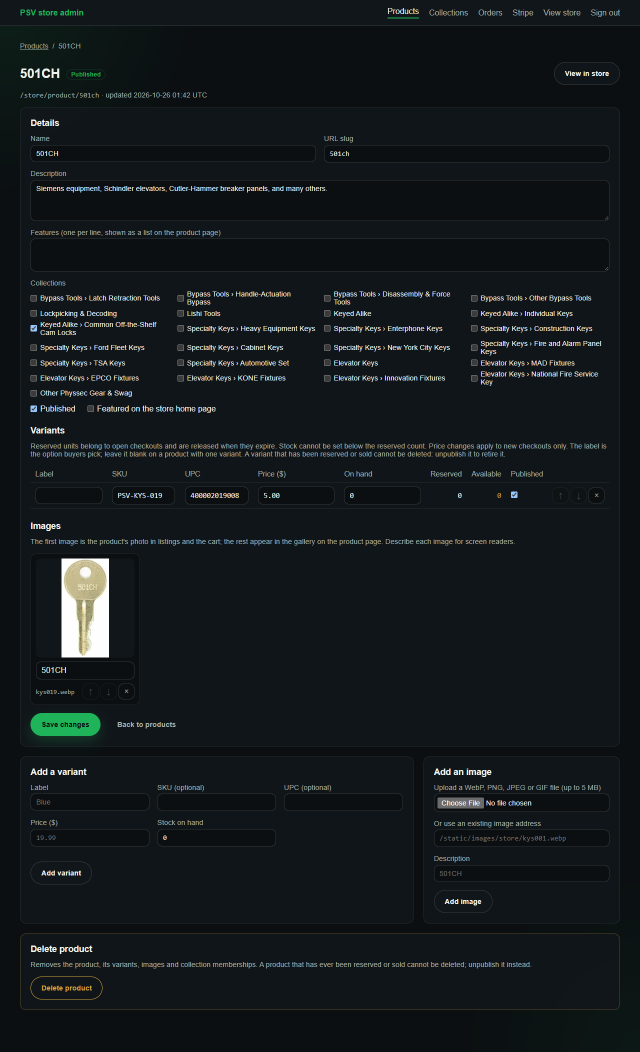
#> input picture store-admin/product.png, 1280 x 2104 px, given in place of store-admin, which was not available (shown at 1/2 size)
$ python knockout_backgrounds.py ../store-admin
#> lines starting #> are read from the running program, lines starting #| are printed output that depends on the picture; after the words box and inside, x2 and y2 are one past the last pixel; in counts of white or black regions, pixels touching at a corner belong together; pictures that were not available may be replaced by others from this repository, and a replacement may not be noted
# /// script
# requires-python = ">=3.12"
# dependencies = ["pillow", "numpy", "scipy"]
# ///
"""Make the white studio background of product photos transparent.

Usage: uv run tools/knockout_backgrounds.py [--bridge N] IMAGE [IMAGE ...]

Each image is rewritten in place as a lossless RGBA WebP. Pixels count as
background when they are almost pure white and either touch the image border
or form an enclosed, almost pure-white region such as a key bow's hole. Only a
thin band along the product's outline is faded, so glare on bright metal stays
opaque instead of turning translucent.

--bridge N closes horizontal gaps up to N pixels wide in the product. Use it
for thin shiny tools whose glare is indistinguishable from the backdrop and
would otherwise cut the tool in two.
"""

from __future__ import annotations

import argparse
import sys
from pathlib import Path

import numpy as np
from PIL import Image
from scipy import ndimage

BACKGROUND_MAX = 10  # distance from pure white below which a pixel may be backdrop
FADE_END = 70  # outline pixels this far from white are fully opaque
EDGE_BAND = 2  # how many pixels into the product the outline fade reaches
HOLE_MAX_MEAN = 6  # enclosed regions this close to white are holes, not product


def knock_out(path: Path, bridge: int = 0) -> float:
    """Rewrite one image and return the fraction of pixels made transparent."""
#> called with bridge = 0
    rgb = np.asarray(Image.open(path).convert("RGB")).astype(np.int16)
    distance = 255 - rgb.min(axis=2)
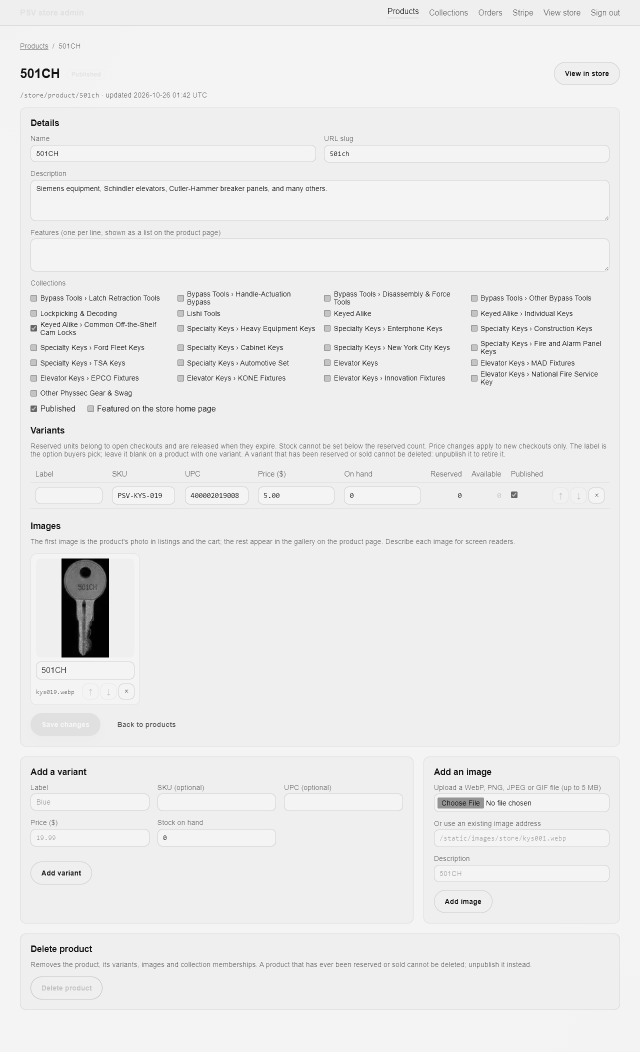
#> distance: shape (2104, 1280) int16 (shown at 1/2 size); min 0, max 251, mean 236
    labels, count = ndimage.label(distance < BACKGROUND_MAX)
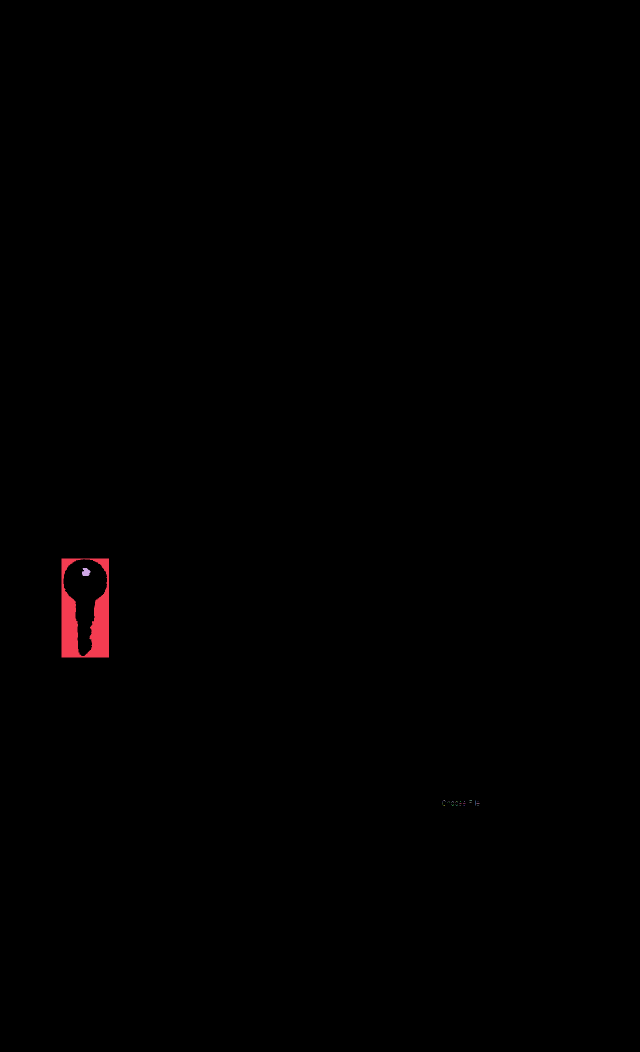
#> labels: shape (2104, 1280) int32 (shown at 1/2 size); 39 distinct labels, from 0 to 38; one colour per label, 0 black
#> count = 38
    edges = np.concatenate([labels[0], labels[-1], labels[:, 0], labels[:, -1]])
#> edges = 6768 values from 0 to 0
    background = set(np.unique(edges)) - {0}
#> background = 0 items
    means = ndimage.mean(distance, labels, index=np.arange(1, count + 1))
#> means = 38 values, max 9 at index 5, min 0 at index 3, mean 4.56
    background |= {i + 1 for i, mean in enumerate(means) if mean < HOLE_MAX_MEAN}
#> background = 22 items
    mask = np.isin(labels, list(background))
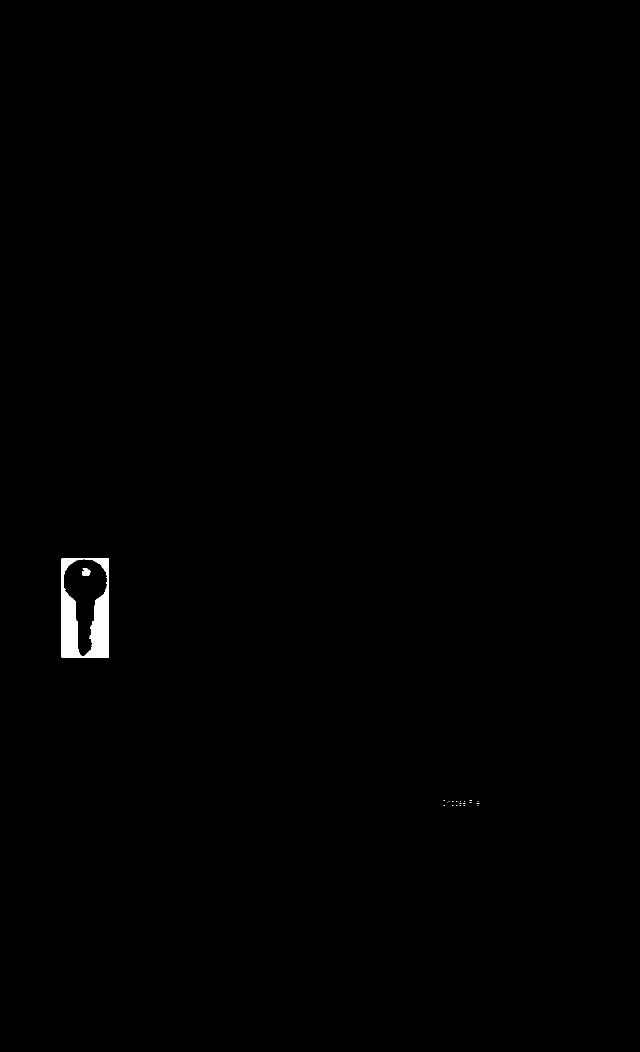
#> mask: shape (2104, 1280) bool (shown at 1/2 size); 0.37% white; 21 white regions (19 under 20 px), largest, box (x1, y1, x2, y2) and area: (123, 1117, 218, 1315) 9622, (164, 1136, 181, 1152) 209
    if bridge:
        product = ~mask
        structure = np.ones((1, bridge), dtype=bool)
        closed = ndimage.binary_closing(product, structure=structure)
        mask &= ~closed
    inside = ndimage.distance_transform_edt(~mask)
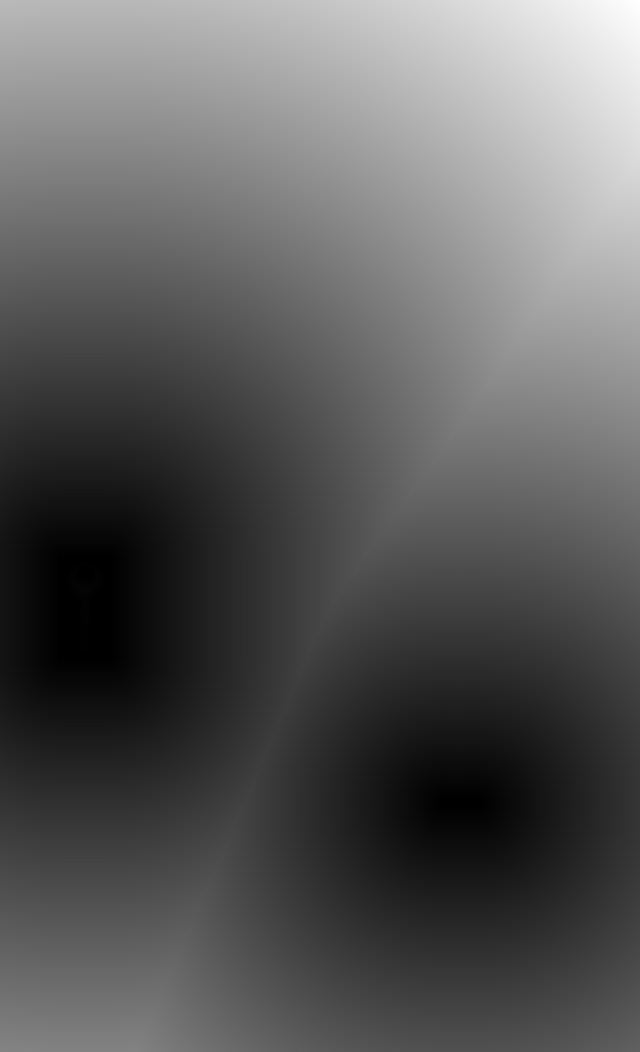
#> inside: shape (2104, 1280) float64 (shown at 1/2 size); min 0, max 1541.3, mean 558.1; drawn with min black and max white
    band = (inside > 0) & (inside <= EDGE_BAND)
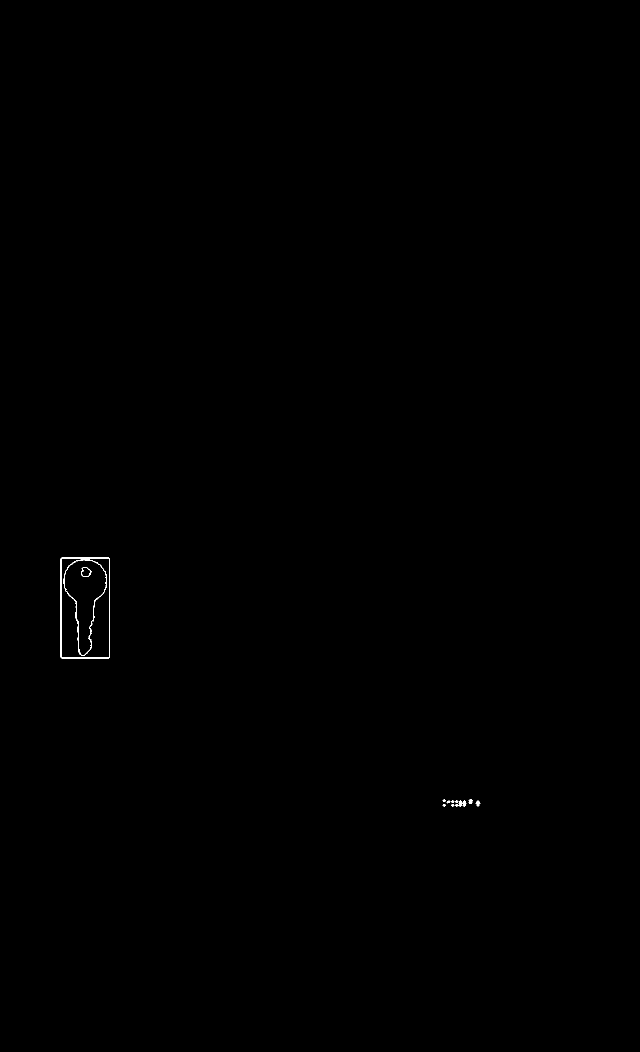
#> band: shape (2104, 1280) bool (shown at 1/2 size); 0.09% white in thin lines or dots, all inside (x1, y1, x2, y2) = (121, 1115, 961, 1613)
    alpha = np.full(distance.shape, 255.0, dtype=np.float32)
    alpha[mask] = 0
    faded = np.clip(distance / FADE_END, 0, 1) * 255
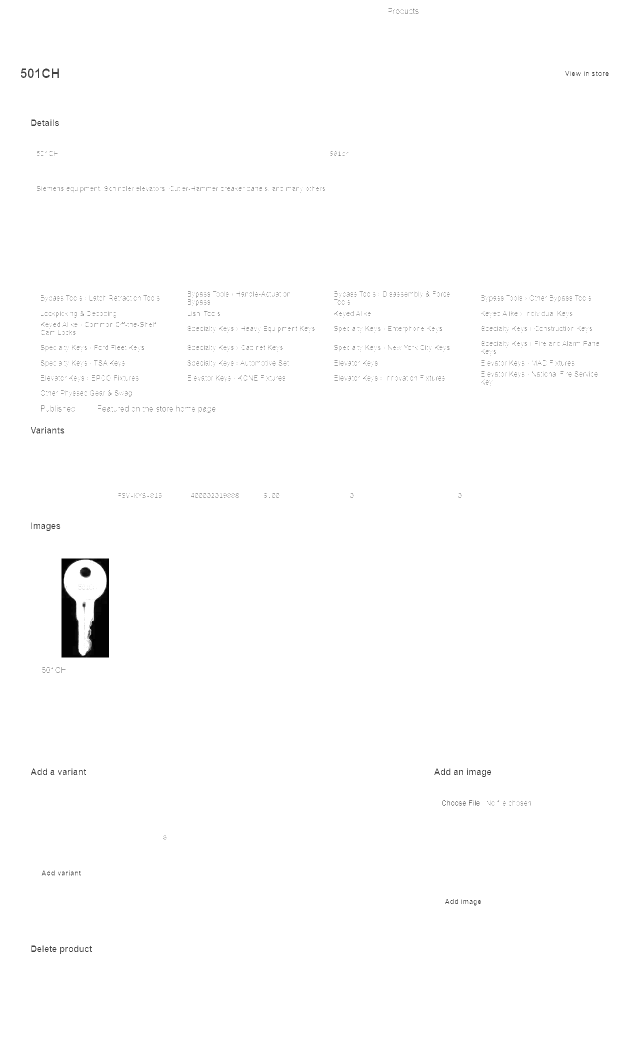
#> faded: shape (2104, 1280) float64 (shown at 1/2 size); min 0, max 255, mean 253.3
    alpha[band] = np.maximum(faded[band], alpha[band] * (inside[band] / (EDGE_BAND + 1)))
    rgba = np.dstack([rgb.astype(np.uint8), alpha.astype(np.uint8)])
    Image.fromarray(rgba, "RGBA").save(path, "WEBP", lossless=True, quality=100)
    return float(mask.mean())


def main(argv: list[str]) -> int:
    parser = argparse.ArgumentParser(description=__doc__, formatter_class=argparse.RawDescriptionHelpFormatter)
    parser.add_argument("--bridge", type=int, default=0, metavar="N", help="close horizontal gaps up to N px")
    parser.add_argument("images", nargs="+", type=Path)
    args = parser.parse_args(argv)
    for path in args.images:
        print(f"{path.name}: {knock_out(path, args.bridge):.0%} background")
    return 0


if __name__ == "__main__":
    sys.exit(main(sys.argv[1:]))
#> (the program exits here)
